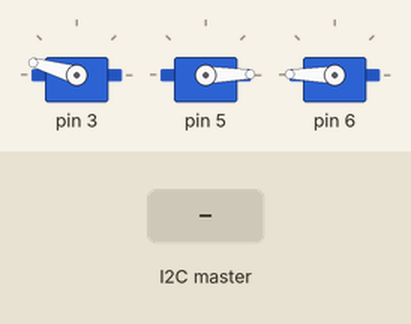
This sketch was run on a simulated Arduino Uno, built with avr-gcc and run on an emulated ATmega328P. Shown: 3 × servo. Inputs (shaded band) come from the test bench.

Above: at 1.2 s.
1.3 s: the I2C master sends the byte 1
At 1.7 s:
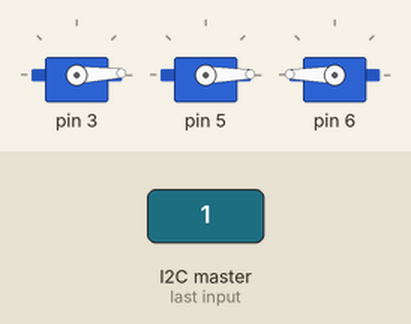
2.8 s: the I2C master sends the byte 90
At 4.0 s:
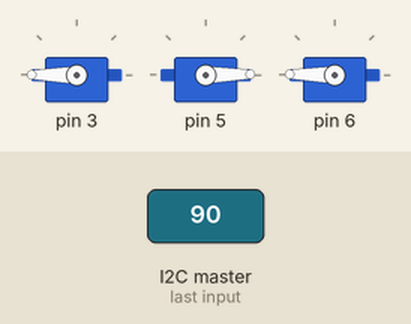
4.3 s: the I2C master sends the byte 200
At 5.2 s:
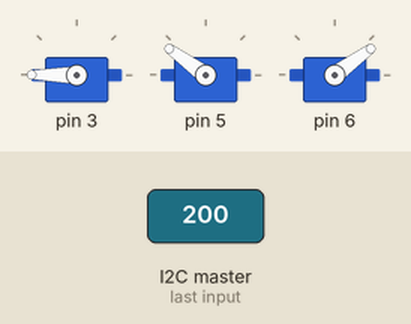
5.8 s: the I2C master sends the byte 0
At 6.3 s:
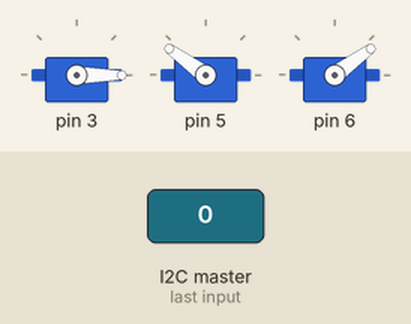
Timing chart, 0 to 8.3 s (numbered marks = the images above; inputs shaded):
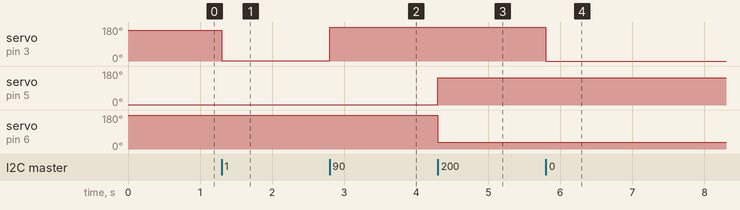

Measured:
- after the input at 1.3 s, servo on pin 3: 164° → 2° at once
- after the input at 2.8 s, servo on pin 3: 2° → 180° at once
- after the input at 4.3 s, servo on pin 5: 1° → 144° at once; servo on pin 6: 179° → 36° at once
- after the input at 5.8 s, servo on pin 3: 180° → 0° at once

The sketch:

servo_i2c.ino
```cpp
#include <Wire.h>
#include <Servo.h>

Servo servo[3];

void setup()
{
  Wire.begin(0x06);
  Wire.onReceive(receiveEvent);
  servo[0].attach(3);
  servo[1].attach(5);
  servo[2].attach(6);
  servo[0].write(164);
  servo[1].write(1); //1
  servo[2].write(179); //179
}

void receiveEvent(int howMany)
{
  while(1 < Wire.available())
  {
    char c = Wire.read();
  }
  int value = Wire.read();

  if (value>90){
    value -= 128;
    servo[1].write(value*2);
    servo[2].write(180 - value*2);
  } else {
    servo[0].write(value*2);
  }
}

void loop(){}
```
